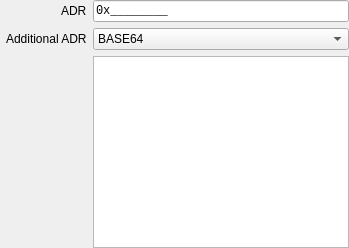
     <widget class="QWidget" name="adr_tab">
      <attribute name="icon">
       <iconset theme="computer"/>
      </attribute>
      <attribute name="title">
       <string>ADR</string>
      </attribute>
      <attribute name="toolTip">
       <string>The ADR device path is used to contain video output device attributes to support the Graphics Output Protocol.</string>
      </attribute>
      <attribute name="whatsThis">
       <string>&lt;html&gt;&lt;head/&gt;&lt;body&gt;&lt;p&gt;The ADR device path is used to contain video output device attributes to support the Graphics Output Protocol.&lt;/p&gt;&lt;/body&gt;&lt;/html&gt;</string>
      </attribute>
      <layout class="QFormLayout" name="adr_layout">
       <property name="fieldGrowthPolicy">
        <enum>QFormLayout::FieldGrowthPolicy::ExpandingFieldsGrow</enum>
       </property>
       <property name="labelAlignment">
        <set>Qt::AlignmentFlag::AlignRight|Qt::AlignmentFlag::AlignTrailing|Qt::AlignmentFlag::AlignVCenter</set>
       </property>
       <property name="leftMargin">
        <number>6</number>
       </property>
       <property name="topMargin">
        <number>0</number>
       </property>
       <property name="rightMargin">
        <number>0</number>
       </property>
       <property name="bottomMargin">
        <number>0</number>
       </property>
       <item row="0" column="0">
        <widget class="QLabel" name="adr_adr_label">
         <property name="toolTip">
          <string>ADR value. For video output devices the value of this field comes from Table B-2 ACPI 3.0 specification. At least one ADR value is required</string>
         </property>
         <property name="statusTip">
          <string>ADR</string>
         </property>
         <property name="whatsThis">
          <string>&lt;html&gt;&lt;head/&gt;&lt;body&gt;&lt;p&gt;ADR value. For video output devices the value of this field comes from Table B-2 ACPI 3.0 specification. At least one ADR value is required&lt;/p&gt;&lt;/body&gt;&lt;/html&gt;</string>
         </property>
         <property name="text">
          <string>ADR</string>
         </property>
        </widget>
       </item>
       <item row="0" column="1">
        <widget class="QLineEdit" name="adr_adr">
         <property name="font">
          <font>
           <family>Monospace</family>
          </font>
         </property>
         <property name="toolTip">
          <string>ADR value. For video output devices the value of this field comes from Table B-2 ACPI 3.0 specification. At least one ADR value is required</string>
         </property>
         <property name="statusTip">
          <string>ADR</string>
         </property>
         <property name="whatsThis">
          <string>&lt;html&gt;&lt;head/&gt;&lt;body&gt;&lt;p&gt;ADR value. For video output devices the value of this field comes from Table B-2 ACPI 3.0 specification. At least one ADR value is required&lt;/p&gt;&lt;/body&gt;&lt;/html&gt;</string>
         </property>
         <property name="inputMask">
          <string notr="true">&lt;\0\xHHHHHHHH;_</string>
         </property>
         <property name="text">
          <string notr="true">0x</string>
         </property>
        </widget>
       </item>
       <item row="1" column="0">
        <widget class="QLabel" name="adr_additional_adr_label">
         <property name="toolTip">
          <string>This device path may optionally contain more than one ADR entry.</string>
         </property>
         <property name="statusTip">
          <string>Additional ADR</string>
         </property>
         <property name="whatsThis">
          <string>&lt;html&gt;&lt;head/&gt;&lt;body&gt;&lt;p&gt;This device path may optionally contain more than one ADR entry.&lt;/p&gt;&lt;/body&gt;&lt;/html&gt;</string>
         </property>
         <property name="text">
          <string>Additional ADR</string>
         </property>
        </widget>
       </item>
       <item row="1" column="1">
        <widget class="QComboBox" name="adr_additional_adr_format">
         <property name="sizePolicy">
          <sizepolicy hsizetype="Expanding" vsizetype="Fixed">
           <horstretch>0</horstretch>
           <verstretch>0</verstretch>
          </sizepolicy>
         </property>
         <property name="toolTip">
          <string>Additional ADR format.</string>
         </property>
         <property name="statusTip">
          <string>Additional ADR format</string>
         </property>
         <property name="whatsThis">
          <string>&lt;html&gt;&lt;head/&gt;&lt;body&gt;&lt;p&gt;Additional ADR format.&lt;/p&gt;&lt;/body&gt;&lt;/html&gt;</string>
         </property>
         <item>
          <property name="text">
           <string>BASE64</string>
          </property>
         </item>
         <item>
          <property name="text">
           <string>UTF-16</string>
          </property>
         </item>
         <item>
          <property name="text">
           <string>UTF-8</string>
          </property>
         </item>
         <item>
          <property name="text">
           <string>HEX</string>
          </property>
         </item>
        </widget>
       </item>
       <item row="2" column="1">
        <widget class="QPlainTextEdit" name="adr_additional_adr">
         <property name="sizePolicy">
          <sizepolicy hsizetype="Expanding" vsizetype="Fixed">
           <horstretch>0</horstretch>
           <verstretch>0</verstretch>
          </sizepolicy>
         </property>
         <property name="toolTip">
          <string>This device path may optionally contain more than one ADR entry.</string>
         </property>
         <property name="statusTip">
          <string>Additional ADR</string>
         </property>
         <property name="whatsThis">
          <string>&lt;html&gt;&lt;head/&gt;&lt;body&gt;&lt;p&gt;This device path may optionally contain more than one ADR entry.&lt;/p&gt;&lt;/body&gt;&lt;/html&gt;</string>
         </property>
        </widget>
       </item>
      </layout>
     </widget>
